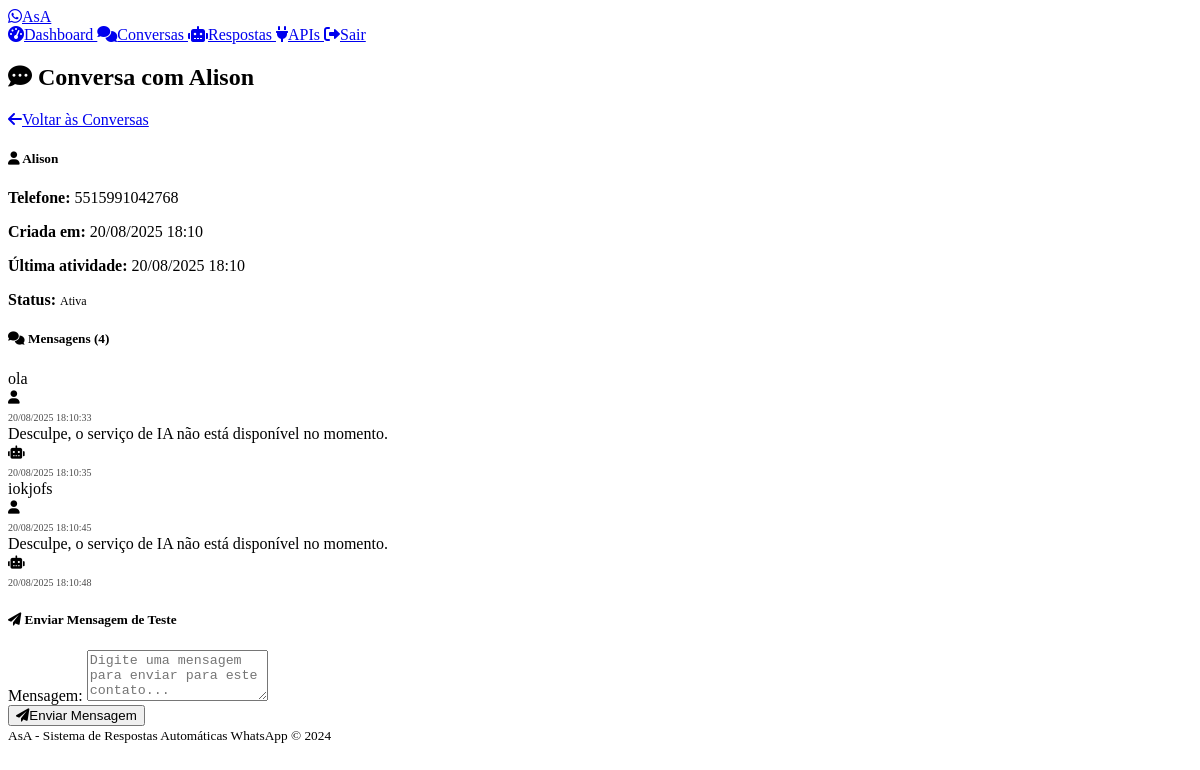
The page /admin/conversation/1 (signed in) on the database as committed earlier.
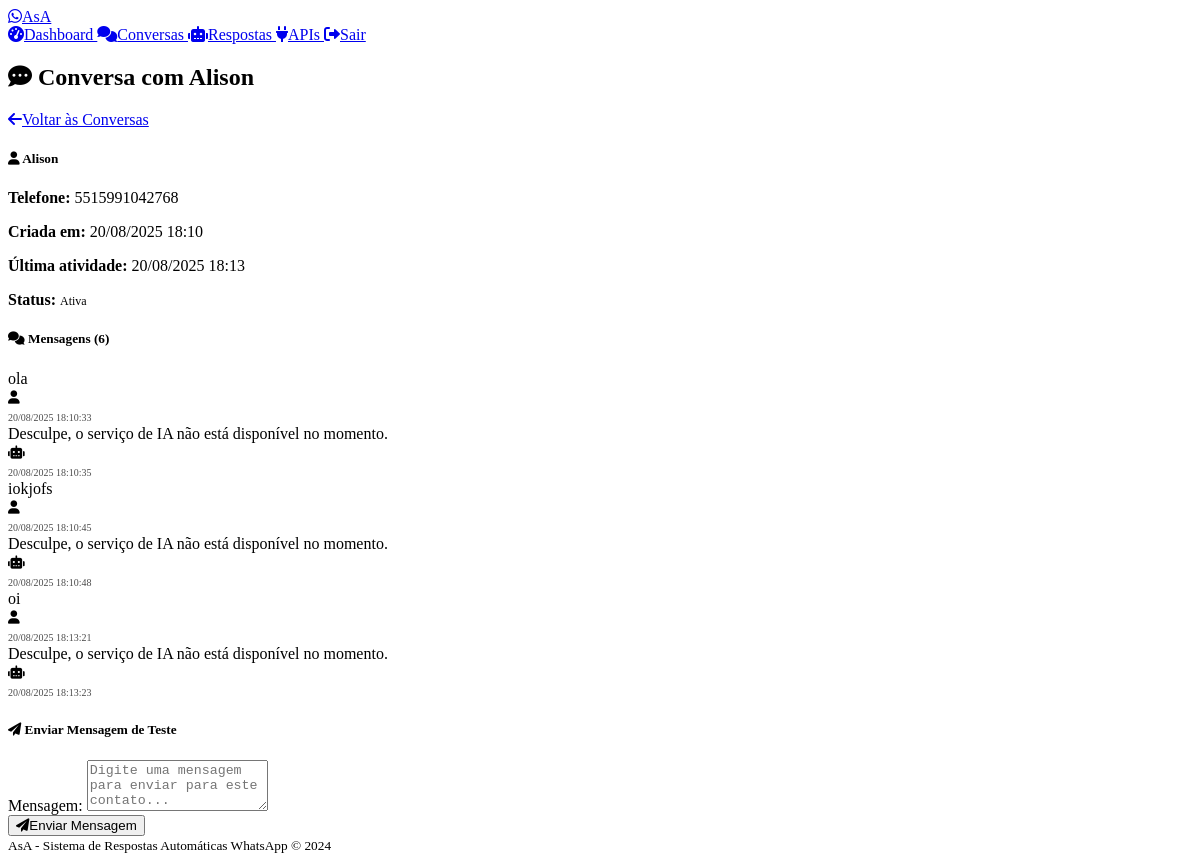
The same page on the database as committed later.
### models.py (models this page shows)
class Conversation(db.Model):
    id = db.Column(db.Integer, primary_key=True)
    phone_number = db.Column(db.String(20), nullable=False)
    contact_name = db.Column(db.String(100))
    created_at = db.Column(db.DateTime, default=datetime.utcnow)
    updated_at = db.Column(db.DateTime, default=datetime.utcnow, onupdate=datetime.utcnow)
    is_active = db.Column(db.Boolean, default=True)
    messages = db.relationship('Message', backref='conversation', lazy=True, cascade='all, delete-orphan')

class Message(db.Model):
    id = db.Column(db.Integer, primary_key=True)
    conversation_id = db.Column(db.Integer, db.ForeignKey('conversation.id'), nullable=False)
    content = db.Column(db.Text, nullable=False)
    is_from_user = db.Column(db.Boolean, nullable=False)  # True if from user, False if from bot
    message_type = db.Column(db.String(20), default='text')  # text, image, audio, etc.
    timestamp = db.Column(db.DateTime, default=datetime.utcnow)
    response_type = db.Column(db.String(20))  # 'standard', 'ai', or None for user messages

### routes.py (the view)
    def decorated_function(*args, **kwargs):
        if not session.get('admin_logged_in'):
            return redirect(url_for('admin_login'))
        return f(*args, **kwargs)

### routes.py (called while the page is built)
def admin_required(f):
    def decorated_function(*args, **kwargs):
        if not session.get('admin_logged_in'):
            return redirect(url_for('admin_login'))
        return f(*args, **kwargs)
    decorated_function.__name__ = f.__name__
    return decorated_function

@app.route('/admin/conversation/<int:conversation_id>')
@admin_required
def view_conversation(conversation_id):
    conversation = Conversation.query.get_or_404(conversation_id)
    messages = Message.query.filter_by(
        conversation_id=conversation_id
    ).order_by(Message.timestamp.asc()).all()
    return render_template('conversation_detail.html',
                         conversation=conversation, messages=messages)

@app.context_processor
def inject_admin_status():
    return {'admin_logged_in': session.get('admin_logged_in', False)}

### templates/conversation_detail.html (shortened to what this page needs)
{% extends "base.html" %}
{% block content %}
<div class="d-flex justify-content-between align-items-center mb-4">
    <h2>
        <i class="fas fa-comment-dots me-2"></i>
        Conversa com {{ conversation.contact_name or 'Contato' }}
    </h2>
    <a href="{{ url_for('admin_conversations') }}" class="btn btn-outline-secondary">
        <i class="fas fa-arrow-left me-2"></i>Voltar às Conversas
    </a>
</div>
<div class="card mb-4">
    <div class="card-body">
        <div class="row">
            <div class="col-md-6">
                <h5 class="card-title">
                    <i class="fas fa-user me-2"></i>
                    {{ conversation.contact_name or 'Sem nome' }}
                </h5>
                <p class="card-text">
                    <strong>Telefone:</strong>
                    <span class="font-monospace">{{ conversation.phone_number }}</span>
                </p>
            </div>
            <div class="col-md-6">
                <p class="card-text">
                    <strong>Criada em:</strong>
                    {{ conversation.created_at.strftime('%d/%m/%Y %H:%M') }}
                </p>
                <p class="card-text">
                    <strong>Última atividade:</strong>
                    {{ conversation.updated_at.strftime('%d/%m/%Y %H:%M') }}
                </p>
                <p class="card-text">
                    <strong>Status:</strong>
                    {% if conversation.is_active %}
                        <span class="badge bg-success">Ativa</span>
                    {% else %}
                        <span class="badge bg-secondary">Inativa</span>
                    {% endif %}
                </p>
            </div>
        </div>
    </div>
</div>
<div class="card">
    <div class="card-header">
        <h5 class="mb-0">
            <i class="fas fa-comments me-2"></i>
            Mensagens ({{ messages|length }})
        </h5>
    </div>
    <div class="card-body">
        {% if messages %}
            <div class="chat-container" style="max-height: 600px; overflow-y: auto;">
                {% for message in messages %}
                <div class="message-item mb-3 {% if message.is_from_user %}message-user{% else %}message-system{% endif %}">
                    <div class="row">
                        <div class="col-{% if message.is_from_user %}8{% else %}8 offset-4{% endif %}">
                            <div class="card {% if message.is_from_user %}bg-primary{% else %}bg-secondary{% endif %}">
                                <div class="card-body py-2">
                                    <div class="d-flex justify-content-between align-items-start">
                                        <div class="message-content flex-grow-1">
                                            {{ message.content }}
                                        </div>
                                        <small class="text-{% if message.is_from_user %}light{% else %}muted{% endif %} ms-2">
                                            <i class="fas fa-{% if message.is_from_user %}user{% else %}robot{% endif %} me-1"></i>
                                        </small>
                                    </div>
                                    <div class="message-timestamp">
                                        <small class="text-{% if message.is_from_user %}light{% else %}muted{% endif %}">
                                            {{ message.timestamp.strftime('%d/%m/%Y %H:%M:%S') }}
                                        </small>
                                    </div>
                                </div>
                            </div>
                        </div>
                    </div>
                </div>
                {% endfor %}
            </div>
        {% else %}
            <div class="text-center py-5">
                <i class="fas fa-comment fa-5x text-muted mb-4"></i>
                <h4>Nenhuma mensagem encontrada</h4>
                <p class="text-muted">Esta conversa ainda não possui mensagens.</p>
            </div>
        {% endif %}
    </div>
</div>
<div class="card mt-4">
    <div class="card-header">
        <h5 class="mb-0">
            <i class="fas fa-paper-plane me-2"></i>
            Enviar Mensagem de Teste
        </h5>
    </div>
    <div class="card-body">
        <form action="{{ url_for('send_test_message') }}" method="POST">
            <div class="mb-3">
                <label for="message" class="form-label">Mensagem:</label>
                <textarea class="form-control" id="message" name="message" rows="3"
                          placeholder="Digite uma mensagem para enviar para este contato..." required></textarea>
            </div>
            <button type="submit" class="btn btn-primary">
                <i class="fas fa-paper-plane me-2"></i>Enviar Mensagem
            </button>
        </form>
    </div>
</div>
{% endblock %}

### templates/base.html (shortened to what this page needs)
<!DOCTYPE html>
<html lang="pt-BR" data-bs-theme="dark">
<head>
    <link href="https://cdn.replit.com/agent/bootstrap-agent-dark-theme.min.css" rel="stylesheet">
    <link rel="stylesheet" href="https://cdnjs.cloudflare.com/ajax/libs/font-awesome/6.0.0/css/all.min.css">
    <link rel="stylesheet" href="{{ url_for('static', filename='css/custom.css') }}">
</head>
<body>
    <nav class="navbar navbar-expand-lg navbar-dark bg-dark">
        <div class="container">
            <a class="navbar-brand" href="{{ url_for('index') }}">
                <i class="fab fa-whatsapp text-success me-2"></i>AsA
            </a>
            <div class="navbar-nav ms-auto">
                {% if admin_logged_in %}
                    <a class="nav-link" href="{{ url_for('admin_dashboard') }}">
                        <i class="fas fa-tachometer-alt me-1"></i>Dashboard
                    </a>
                    <a class="nav-link" href="{{ url_for('admin_conversations') }}">
                        <i class="fas fa-comments me-1"></i>Conversas
                    </a>
                    <a class="nav-link" href="{{ url_for('admin_responses') }}">
                        <i class="fas fa-robot me-1"></i>Respostas
                    </a>
                    <a class="nav-link" href="{{ url_for('whatsapp_apis') }}">
                        <i class="fas fa-plug me-1"></i>APIs
                    </a>
                    <a class="nav-link" href="{{ url_for('admin_logout') }}">
                        <i class="fas fa-sign-out-alt me-1"></i>Sair
                    </a>
                {% endif %}
            </div>
        </div>
    </nav>
    <main class="container mt-4">
        {% block content %}{% endblock %}
    </main>
    <footer class="bg-dark text-center py-3 mt-5">
        <div class="container">
            <small class="text-muted">
                AsA - Sistema de Respostas Automáticas WhatsApp &copy; 2024
            </small>
        </div>
    </footer>
</body>
</html>

### static/css/custom.css (style rules this page uses)
:root { --asa-primary: #25d366; --asa-secondary: #128c7e; --asa-accent: #075e54; --asa-light: #dcf8c6; }
.message-timestamp { font-size: 0.75rem; opacity: 0.7; margin-top: 0.25rem; }
.badge { font-size: 0.75em; font-weight: 500; }

Rows that differ between the two databases and show on the page:
changed Conversation "Alison": updated_at "20/08/2025 18:10" → "20/08/2025 18:13"
added Message: content "oi", is_from_user True (drawn), timestamp "20/08/2025 18:13:21"
added Message: content "Desculpe, o serviço de IA não está disponível no momento.", is_from_user False (drawn), timestamp "20/08/2025 18:13:23"
Other text that changed with them:
{{ messages|length }}: "4" → "6"
